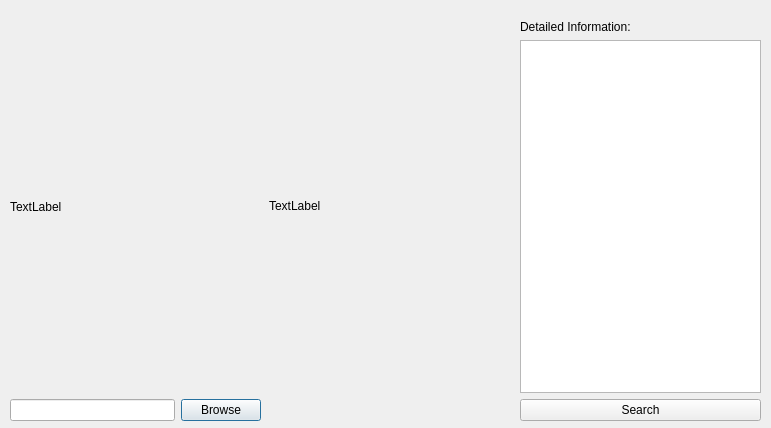
<?xml version="1.0" encoding="UTF-8"?>
<ui version="4.0">
 <class>Dialog</class>
 <widget class="QDialog" name="Dialog">
  <property name="geometry">
   <rect>
    <x>0</x>
    <y>0</y>
    <width>771</width>
    <height>428</height>
   </rect>
  </property>
  <property name="windowTitle">
   <string>Dialog</string>
  </property>
  <widget class="QWidget" name="gridLayoutWidget">
   <property name="geometry">
    <rect>
     <x>10</x>
     <y>20</y>
     <width>251</width>
     <height>401</height>
    </rect>
   </property>
   <layout class="QGridLayout" name="gridLayout">
    <item row="1" column="1">
     <widget class="QPushButton" name="browseButton">
      <property name="text">
       <string>Browse</string>
      </property>
     </widget>
    </item>
    <item row="1" column="0">
     <widget class="QLineEdit" name="imageLocation"/>
    </item>
    <item row="0" column="0" colspan="2">
     <widget class="QLabel" name="searchImageLabel">
      <property name="text">
       <string>TextLabel</string>
      </property>
     </widget>
    </item>
   </layout>
  </widget>
  <widget class="QWidget" name="gridLayoutWidget_2">
   <property name="geometry">
    <rect>
     <x>269</x>
     <y>20</y>
     <width>251</width>
     <height>371</height>
    </rect>
   </property>
   <layout class="QGridLayout" name="gridLayout_2">
    <item row="0" column="0">
     <widget class="QLabel" name="currentImageLabel">
      <property name="text">
       <string>TextLabel</string>
      </property>
     </widget>
    </item>
   </layout>
  </widget>
  <widget class="QWidget" name="gridLayoutWidget_3">
   <property name="geometry">
    <rect>
     <x>520</x>
     <y>20</y>
     <width>241</width>
     <height>401</height>
    </rect>
   </property>
   <layout class="QGridLayout" name="gridLayout_4">
    <item row="1" column="0">
     <widget class="QTextBrowser" name="textBrowser"/>
    </item>
    <item row="0" column="0">
     <widget class="QLabel" name="label_3">
      <property name="text">
       <string>Detailed Information:</string>
      </property>
     </widget>
    </item>
    <item row="2" column="0">
     <widget class="QPushButton" name="searchButton">
      <property name="text">
       <string>Search</string>
      </property>
     </widget>
    </item>
   </layout>
  </widget>
 </widget>
 <resources/>
 <connections/>
</ui>
